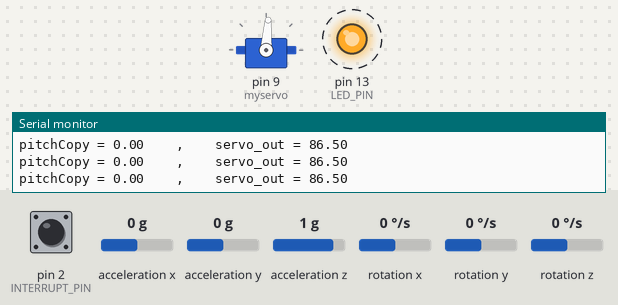
This sketch was run on a simulated Arduino Uno, built for the host (arithmetic inside an expression is 32-bit, double 64-bit). On the bench: servo, output pins drawn as LEDs (lit = HIGH), the last lines printed to the serial monitor. Dashed ring = blinking. Inputs (shaded band) come from the test bench; at power-on: acceleration x 0 g, acceleration y 0 g, acceleration z 1 g, pin 2 (INTERRUPT_PIN) LOW, rotation x 0 °/s, rotation y 0 °/s, rotation z 0 °/s. Storage starts empty; the sensor or clock chip raises its interrupt line as the real part does.

Above: at 1.64 s.
2.2 s: acceleration x set to -1.4 g
At 2.61 s:
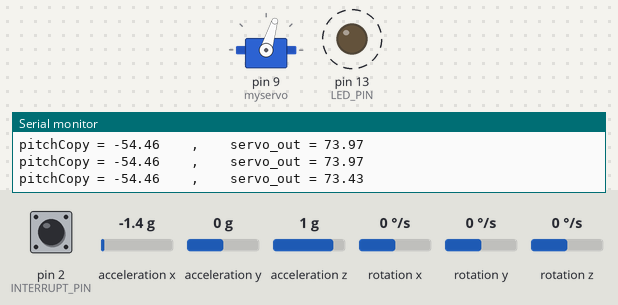
5.2 s: acceleration y set to -0.8 g
At 6.07 s:
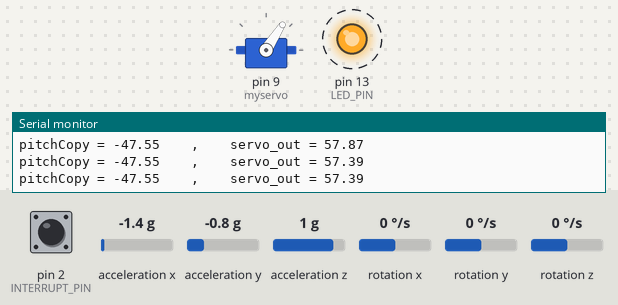
8.2 s: acceleration z set to -1.4 g
At 9.22 s:
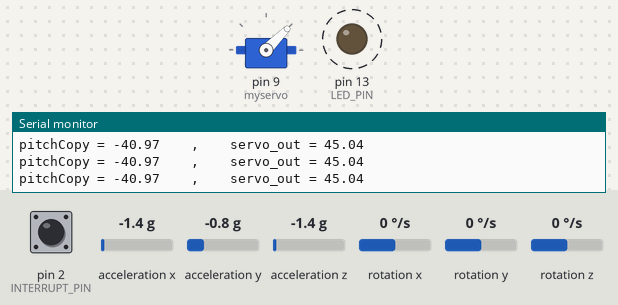
11.2 s: acceleration x set to -0.8 g
At 13.93 s:
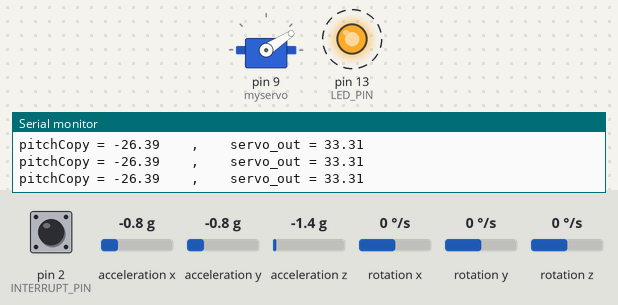
14.2 s: acceleration x set to 1.4 g
20.2 s: acceleration z set to -0.8 g
Timing chart, 0 to 28.0 s (numbered marks = the images above; inputs shaded):
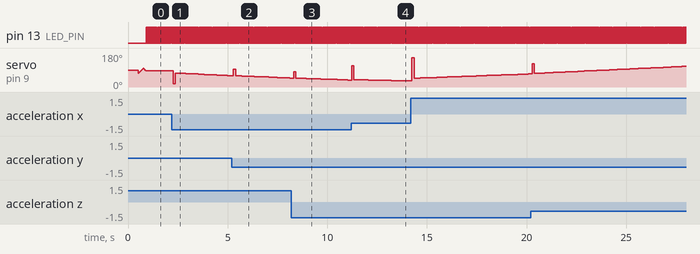

The sketch:

writing_for_analysis_no_fan.ino
```cpp
#include <Servo.h>


//Main .ino file

#include <PID_v1.h> //Including relevant libraries
#include <I2Cdev.h>
#include <SPI.h>
#include <SD.h>
#include <MPU6050_6Axis_MotionApps20.h>
const int chipSelect = 4;

MPU6050 mpu;
Servo myservo;

#define OUTPUT_READABLE_YAWPITCHROLL
#define INTERRUPT_PIN 2
#define LED_PIN 13
#define REVERSE  1

#if I2CDEV_IMPLEMENTATION == I2CDEV_ARDUINO_WIRE
#include <Wire.h>
#endif

bool blinkState = false;          // MPU6050 start
bool dmpReady = false;
uint8_t mpuIntStatus;
uint8_t devStatus;
uint16_t packetSize;
uint16_t fifoCount;
uint8_t fifoBuffer[64];

Quaternion q;
VectorFloat gravity;
float ypr[3];
volatile bool mpuInterrupt = false;
double pitchCopy;


void dmpDataReady() {
  mpuInterrupt = true;
}                                // MPU6050 end

#define ACCEL_IN 4
#define SERVO_OUT 9
double setpoint, pitch, fan_angle, servo_angle;
double Kp = 0.2 , Ki = 0.1 , Kd = 0.5;  // THIS IS WHERE YOU ADJUST THE PDI OF THE SYSTEM
PID myPID(&pitch, &fan_angle, &setpoint, Kp, Ki, Kd, REVERSE);

void setup() // #########################  SETUP  ############################ //
{
  Serial.begin(115200);

  myservo.attach(9);

  Serial.begin(115200);
    while (!Serial);
    Serial.print("Initializing SD card...");
    if (!SD.begin(chipSelect)) {
        Serial.println("Card failed, or not present");
        while (1);
    }
    Serial.println("Card initialized.");


  myPID.SetMode(AUTOMATIC);    // initialising myPID
  myPID.SetTunings(Kp, Ki, Kd);
  myPID.SetOutputLimits(-70,70);

  Wire.begin();             // Start of copied code. Attributed to Phil Lightfoot
    Wire.setClock(400000);
    Wire.setWireTimeout(3000, true);

    Serial.println(F("Initializing I2C devices..."));
    mpu.initialize();
    pinMode(INTERRUPT_PIN, INPUT);

    Serial.println(F("Initializing DMP..."));
    devStatus = mpu.dmpInitialize();

    mpu.setXGyroOffset(220);
    mpu.setYGyroOffset(76);
    mpu.setZGyroOffset(-85);
    mpu.setZAccelOffset(1788);

    //mpu.setRate(3);     // Sets the sample rate divisor meaning that it reduces the rate at which the MPU6050 produces data.
    if (devStatus == 0) {
        mpu.CalibrateAccel(6);
        mpu.CalibrateGyro(6);
        mpu.PrintActiveOffsets();
        Serial.println(F("Enabling DMP..."));
        mpu.setDMPEnabled(true);
        attachInterrupt(digitalPinToInterrupt(INTERRUPT_PIN), dmpDataReady, RISING);
        mpuIntStatus = mpu.getIntStatus();
        dmpReady = true;
        packetSize = mpu.dmpGetFIFOPacketSize();
        mpu.resetFIFO(); // Clear FIFO on startup
    } else {
        Serial.print(F("DMP Initialization failed (code "));
        Serial.print(devStatus);
        Serial.println(F(")"));
    }
    pinMode(LED_PIN, OUTPUT);
                                    //end of copied code

    setpoint = 0; // THIS IS WHERE YOU CAN ADJUST THE SETPOINT

  //analogWrite(SERVO_OUT,90);

  for (int i=74; i<=98; i++)
    {myservo.write(i);delay(10);}
  for (int i=98; i>=86; i--)
    {myservo.write(i);delay(10);}

  myservo.write(86);

}            // ######################  END OF SETUP  ######################## //


void loop() { // #########################  LOOP  ############################ //
  if (!dmpReady) return;
  while (!mpuInterrupt && fifoCount < packetSize) {
    fifoCount = mpu.getFIFOCount();
  }


    mpuInterrupt = false;
    mpuIntStatus = mpu.getIntStatus();
    fifoCount = mpu.getFIFOCount();

    if ((mpuIntStatus & (0x01 << MPU6050_INTERRUPT_FIFO_OFLOW_BIT)) || fifoCount >= 128) {      // adjust the value of fifoCount from 128 to 1024 depending on the delay set in order to force reset of FIFO overflow
        mpu.resetFIFO();
        //Serial.println(F("FIFO overflow detected! Clearing buffer..."));   //Uncomment this line if you want to see when the FIFO overflow is being cleared. You want the FIFO overflow to happen as that resets it. Otherwise the overflow produces stupid angle readings
        fifoCount = mpu.getFIFOCount(); // Reset FIFO count
        return; // Exit loop early to prevent processing invalid data
    }

    if (mpuIntStatus & (0x01 << MPU6050_INTERRUPT_DMP_INT_BIT)) {
      while (fifoCount >= packetSize) {
        mpu.getFIFOBytes(fifoBuffer, packetSize);
        fifoCount -= packetSize;
      }


      mpu.dmpGetQuaternion(&q, fifoBuffer);
      mpu.dmpGetGravity(&gravity, &q);
      mpu.dmpGetYawPitchRoll(ypr, &q, &gravity);
      /*
      Serial.print("ypr\t");
      Serial.print(ypr[0] * 180/M_PI);
      Serial.print("\t");
      Serial.print(ypr[1] * 180/M_PI);
      Serial.print("\t");
      Serial.println(ypr[2] * 180/M_PI);
      */

      blinkState = !blinkState;
      digitalWrite(LED_PIN, blinkState);

    }
  pitch = ypr[1] * 180/M_PI;

  File dataFile = SD.open("datalog.txt", FILE_WRITE);
  if (dataFile) {
    dataFile.print("Pitch = ");
    dataFile.print(pitch);
    dataFile.print(" P = ");
    dataFile.print(Kp);
    dataFile.print(" I = ");
    dataFile.print(Ki);
    dataFile.print(" D = ");
    dataFile.println(Kd);
    dataFile.close();
    pitchCopy = pitch;
    // Serial.print("pitch = ");
    // Serial.print(pitch);
  } else {
    Serial.println("error opening datalog.txt");
  }
  //Serial.println(ypr[1])

  // ##############################  PITCH FOUND  ############################ //

  // PID changes to be added here

  // #############################  START OF PID  ############################ //

  //pitch = -1 * ypr[1];

  myPID.Compute();
    double servo_out = fan_angle + 86.5;    // setpoint = 0 so for fan to be downwards, servo must be at approx 90 deg

  if (servo_out < 15)
  {servo_out = 15;}
  if (servo_out > 160)
  {servo_out = 160;}

  // myservo.write(pitchCopy + 90);
  Serial.print("pitchCopy = ");
  Serial.print(pitchCopy);
  Serial.print("    ,    servo_out = ");
  Serial.println(servo_out);
  myservo.write(servo_out);

  delay(8);
}
```

Measured:
- after the input at 2.2 s, servo on pin 9 (myservo): 86° → 16° after 0.07 s, → 74° 0.10 s later, → 73° 0.10 s later, → 72° 0.21 s later, … (17 changes in this stretch)
- by itself, pin 13 (LED_PIN): alternates HIGH for 0.03 s and LOW for 0.03 s
